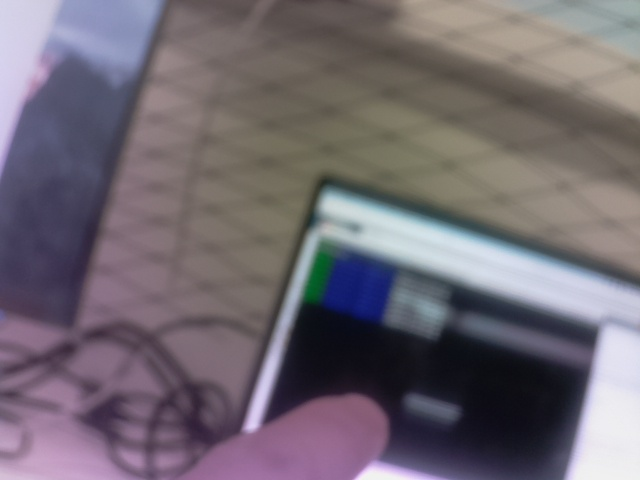
#> input picture Feb 15/irTest/0image.jpg, 640 x 480 px, given in place of 36image.jpg, which was not available
$ python finger_control.py
#> lines starting #> are read from the running program, lines starting #| are printed output that depends on the picture; after the words box and inside, x2 and y2 are one past the last pixel; in counts of white or black regions, pixels touching at a corner belong together; long printed decimals are rounded; pictures that were not available may be replaced by others from this repository, and a replacement may not be noted
#> in finger_control_f, img_o is the input picture: shape (480, 640, 3); mean B, G, R 114.3, 105.5, 113.2
### camiot_visualization/demo_Nov3/Finger_Detection/binary_image.py
import numpy as np
import cv2
from matplotlib import pyplot as plt

def binary_image_r(image_name,thre):
	#img_in = cv2.imread(image_dir)
#> called with thre = 200
	img = cv2.cvtColor(image_name.copy(),cv2.COLOR_BGR2GRAY)
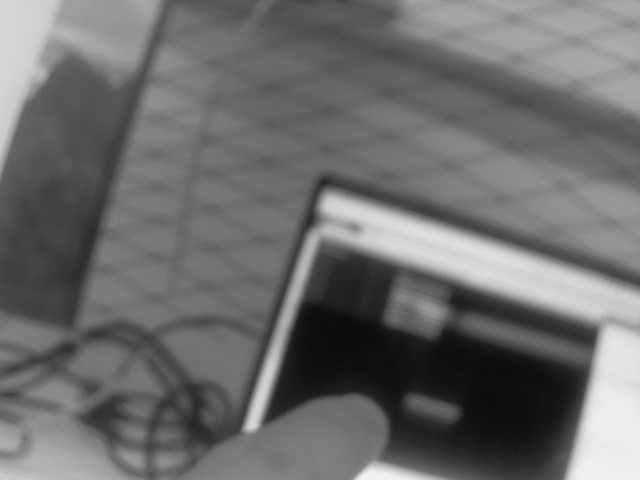
#> img: shape (480, 640); min 11, max 242, mean 108.8
	height,width = img.shape
#> height = 480; width = 640
	retval,mask_img = cv2.threshold(img, thre, 255, cv2.THRESH_BINARY)
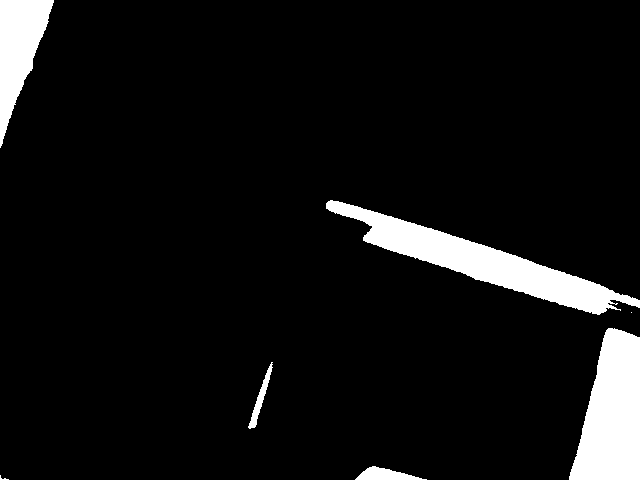
#> mask_img: shape (480, 640); 7.1% white; 7 white regions (2 under 20 px), largest, box (x1, y1, x2, y2) and area: (326, 200, 640, 315) 8982, (569, 328, 640, 480) 7737, (0, 0, 54, 148) 4092, (355, 466, 427, 480) 557, (248, 362, 273, 429) 393
#> retval = 200


	return mask_img

# [15 lines that do not run on import are left out]

### camiot_visualization/demo_Nov3/Finger_Detection/finger_control.py
import numpy as np
import cv2
from matplotlib import pyplot as plt

from binary_image import binary_image_r

def finger_control_f(img_dir,thre, down_thr=30,left_thr=-9., right_thr=2.):
	img_o = cv2.imread(img_dir)
	img = binary_image_r(img_o,thre)

	#img = cv2.cvtColor(img_in.copy(),cv2.COLOR_BGR2GRAY)
	height,width = img.shape
#> height = 480; width = 640
	#print(width-9)
	all_ct_pt =[]
	slope = []


	white_areas=[]
	start_point = 8
	current_point = 8
	white_thr = 230
	black_thr = 10

	# get the white range for each line
	for pixel in range(4,width-4,4):
		#print((pixel,img[height-1,pixel]))
		if img[height-1,pixel] >white_thr:
			if img[height-1, pixel - 4] < black_thr :
				start_point = pixel
			elif img[height-1, pixel - 4] >white_thr or img[height-1, pixel + 4] > white_thr:
				current_point = pixel

			if pixel > width -9:
				current_point = pixel
				white_areas.append((start_point,current_point))
		elif img[height-1,pixel] == 0:
			if img[height-1, pixel - 4] >white_thr and start_point < current_point:
				white_areas.append((start_point,current_point))
#> after the loop, white_areas = [(356, 424), (572, 632)]
	#print('White areas: ',white_areas)
	# if no white area, return the original image
	if white_areas ==[]:
		general_k = 1000
		to_crop_v = height / 2
		to_crop_h = width / 2
		control_signal = 'Down'
		return img, general_k, to_crop_v, to_crop_h, control_signal
	# find the mean point of each line
	else:

		max_dif = 0
		for item in white_areas:
			if item[1] - item[0] > max_dif:
				max_dif = item[1] - item[0]
				mid_point = int(np.mean(item))
#> this loop made 2 passes
#> (item, max_dif, mid_point) on pass 1: ((356, 424), 68, 390)
#> after the loop, max_dif = 68; mid_point = 390
		#print(max_dif)
		# if the length of the white line exceed a upper bound, the white line is not accurate.
		# Do the while line detection from the beginning
		if max_dif > width // 3:

			#print('Cropping!')
			img_o = img_o[:height*80//100,:]
			img = binary_image_r(img_o,thre)

			#img = cv2.cvtColor(img_in.copy(),cv2.COLOR_BGR2GRAY)
			height,width = img.shape
			all_ct_pt =[]
			slope = []


			white_areas=[]
			start_point = 8
			current_point = 8
			white_thr = 230
			black_thr = 10
			for pixel in range(4,width-4,4):
				#print((pixel,img[height-1,pixel]))
				if img[height-1,pixel] > white_thr:
					if img[height-1, pixel - 4] < black_thr :
						start_point = pixel
					elif img[height-1, pixel - 4] >white_thr or img[height-1, pixel + 4] > white_thr:
						current_point = pixel
					elif pixel > width -9:
						current_point = pixel
						if current_point - start_point >12:
							white_areas.append((start_point,current_point))
				elif img[height-1,pixel] == 0:
					if img[height-1, pixel - 4] >white_thr and current_point - start_point >12:
						white_areas.append((start_point,current_point))


		if white_areas ==[]:
			general_k = 1000
			to_crop_v = height / 2
			to_crop_h = width / 2
			control_signal = 'Down'
			return img, general_k, to_crop_v, to_crop_h, control_signal
		else:
			cur_max = height
#> cur_max = 480
			choice = white_areas[0]
#> choice = (356, 424)
			for item in white_areas:
				cur_reach = height
				cur_mid = int(np.mean(item))
				for line in range(height-1,0,-4):
					if img[line,cur_mid] < black_thr:
						if line < cur_max:
							choice = item
							cur_max = line
						break
#> this loop made 2 passes
#> (item, cur_reach, cur_mid) on passes 1 to 2: ((356, 424), 480, 390), ((572, 632), 480, 602)
#> after the loop, choice = (572, 632); cur_max = 339


		mid_point = int(np.mean(choice))
#> mid_point = 602
		# the widest while line is set to be the bottom line
		bottom_mid = mid_point
#> bottom_mid = 602

		# find the top of the finger
		to_crop_v = height / 2
#> to_crop_v = 240
		to_crop_h = width / 2
#> to_crop_h = 320
		for line in range(height-1,0,-4):
			#print('Here we are')
			if img[line,mid_point] <10:

				if img[max(0,line-15),mid_point] <10 and img[max(0,line-30),mid_point] <10 and img[max(0,line-15),max(0,mid_point-15)] <10\
				 and img[max(0,line-15),min(width-1,mid_point+15)] <10 and img[max(0,line-30),min(mid_point+30,width-1)] <10:
					to_crop_v = line
					to_crop_h = mid_point
					to_crop_width = int(line / float(398) * 532)
					break
				else:
					continue
			# find the left and right bound of each white line
			# and find the middle point of the line
			for pixel in range(mid_point,width):
				if img[line,pixel] <10 or pixel > width-9:
					rt_most = (line,pixel)
					break
			for pixel in range(mid_point,0,-1):
				if img[line,pixel] <10 or pixel < 9:
					lf_most = (line,pixel)
					break
			#print((lf_most,rt_most))
			mid_point = int(np.mean([lf_most[1],rt_most[1]]))

			#print(lf_most[1])
			#print(rt_most[1])

			# record the middle point coordinates
			# also calculate the slopt from current point to the base point
			if line == height-1:
				base_pt = (line,mid_point)
				all_ct_pt.append(base_pt)
			else:
				if img[line,mid_point] > 10:
					ct_pt = (line,mid_point)
					all_ct_pt.append(ct_pt)
					if ct_pt[1] - base_pt[1] != 0:
						slope.append(float(-(ct_pt[0] - base_pt[0]))/(ct_pt[1] - base_pt[1]))
					else:
						if not slope:
							slope.append(float(-(ct_pt[0] - base_pt[0]))/1)
#> after the loop, all_ct_pt = 65 pairs, first value 203 to 479, second value 335 to 617; slope = 64 values, max 12 at index 2, min -24.57 at index 37, mean 2.96

				#print(ct_pt)
			#print(base_pt)
		#print(all_ct_pt)

		# shows the middle point on the original image
		for item in all_ct_pt:
			img[item[0],item[1]] = 127
			img[item[0],item[1]+1] = 127
			img[item[0],item[1]-1] = 127
			img[item[0],item[1]+2] = 127
			img[item[0],item[1]-2] = 127
#> this loop made 65 passes
#> item on passes 1 to 12: (479, 600), (475, 600), (471, 601), (467, 601), (463, 602), (459, 603), (455, 604), (451, 604), (447, 604), (443, 605), (439, 605), (435, 606)
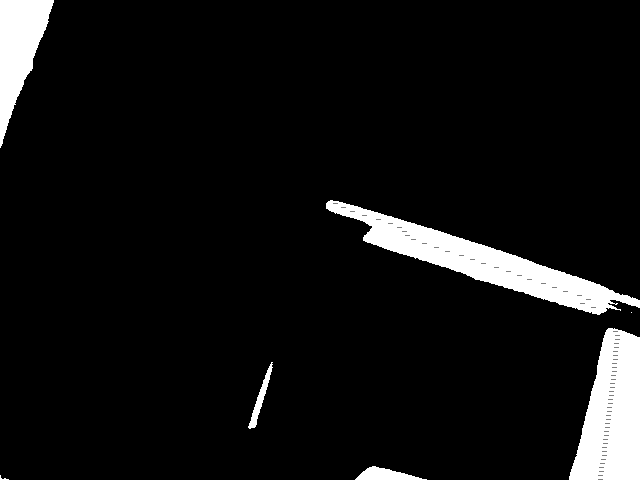
#> img: shape (480, 640); 0.11% of pixels changed, all inside (x1, y1, x2, y2) = (333, 203, 620, 480)

		# show the top line
		# for pix_i in range(5):
		# 	for pix_j in range(5):
		# 		img[to_crop_v-2+pix_i,to_crop_h-2+pix_j] = 127

		#print((base_pt,ct_pt))
		#print(slope)
		# the output slope is the values for the top 5 points
		general_k = np.median(slope[-5:])
#> general_k = -1.08


		#print (slope)
		if general_k > right_thr or general_k < left_thr or np.isnan(general_k):
			direc = 'Middle'
		elif general_k < right_thr and general_k > 0:
			direc = 'Right'
		elif general_k > left_thr:
			direc = 'Left'


	# control signal classification
	control_signal = 'Down'
	# if finger doesn't show up
	if to_crop_v > height - down_thr:
		control_signal = 'Down'
	# if have finger
	else:
		control_signal = direc


		# print('General Direction of Finger is: %s with k value: %.2f' %(direc,general_k))
	return img, general_k, to_crop_v, to_crop_h, control_signal


if __name__ == "__main__":
	while True:
		num = '36'
		if num != '0':
			img_bk,k,top,mid,control = finger_control_f(num+'image.jpg',200, 30,-70,3)
#> k = -1.08; top = 199; mid = 335; control = 'Left'
			print('slope is ',k,'top y value is ',top, 'mid value is ', mid)
#| slope is  -1.081 top y value is  199 mid value is  335
			print('control signal is', control)
#| control signal is Left
			cv2.imshow('Binary Image', img_bk)

			cv2.waitKey(0)
			cv2.destroyAllWindows()
		else:
			break

$ run again, on Feb 15/irTest/1image.jpg
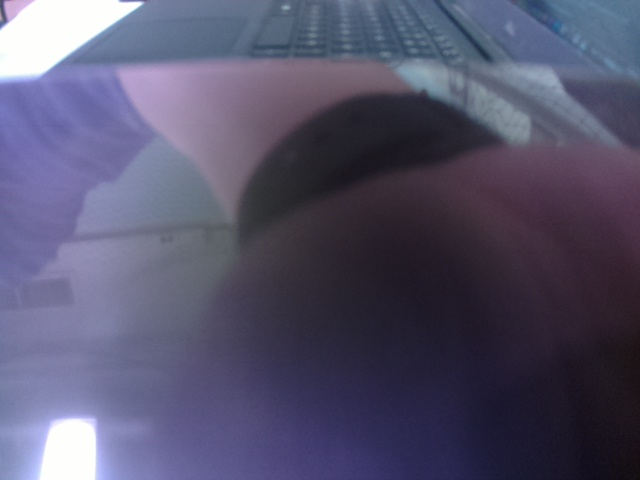
#> input picture Feb 15/irTest/1image.jpg, 640 x 480 px, given in place of 36image.jpg, which was not available
#> in finger_control_f, img_o is the input picture: shape (480, 640, 3); mean B, G, R 108.9, 83.5, 85.8
#> in binary_image_r, `img = cv2.cvtColor(image_name.copy(),cv2.COLOR_BGR2GRAY)`:
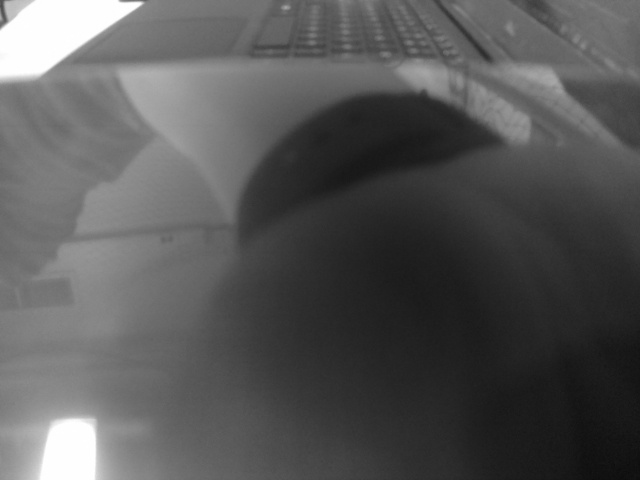
#> img: shape (480, 640); min 12, max 255, mean 87.1
#> in binary_image_r, `retval,mask_img = cv2.threshold(img, thre, 255, cv2.THRESH_BINARY)`:
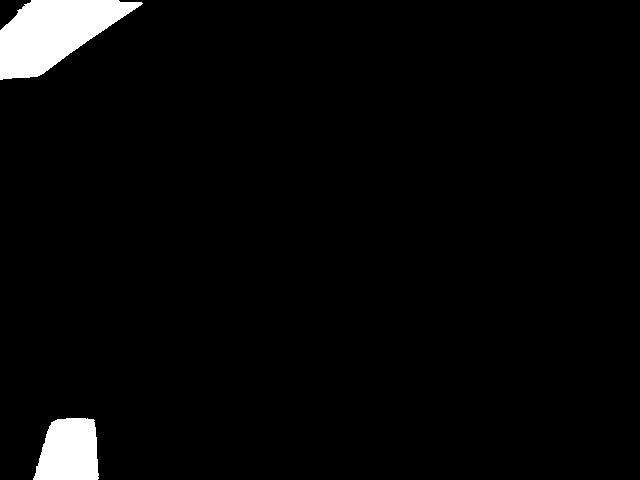
#> mask_img: shape (480, 640); 3.3% white; 2 white regions, box (x1, y1, x2, y2) and area: (0, 0, 143, 80) 6643, (33, 418, 99, 480) 3349
#> retval = 200
#> after the loop in finger_control_f, `for pixel in range(4,width-4,4):`: white_areas = [(36, 96)]
#> the loop in finger_control_f, `for item in white_areas:` made 1 pass
#> (item, max_dif, mid_point) on pass 1: ((36, 96), 60, 66)
#> after the loop in finger_control_f, `for item in white_areas:`: max_dif = 60; mid_point = 66
#> choice = (36, 96)
#> the loop in finger_control_f, `for item in white_areas:` made 1 pass
#> (item, cur_reach, cur_mid) on pass 1: ((36, 96), 480, 66)
#> after the loop in finger_control_f, `for item in white_areas:`: cur_max = 415
#> bottom_mid = 66
#> after the loop in finger_control_f, `for line in range(height-1,0,-4):`: all_ct_pt = [(479, 65), (475, 66), (471, 66), (467, 66), (463, 67), (459, 68), (455, 68), (451, 69), (447, 69), (443, 70), (439, 70), (435, 70), (431, 71), (427, 72), (423, 72), (419, 75)]; slope = [4, 8, 12, 8, 6.67, 8, 7, 8, 7.2, 8, 8.8, 8, 7.43, 8, 6]
#> the loop in finger_control_f, `for item in all_ct_pt:` made 16 passes
#> general_k = 8
#> top = 415; mid = 75; control = 'Middle'
#| slope is  8.0 top y value is  415 mid value is  75
#| control signal is Middle
